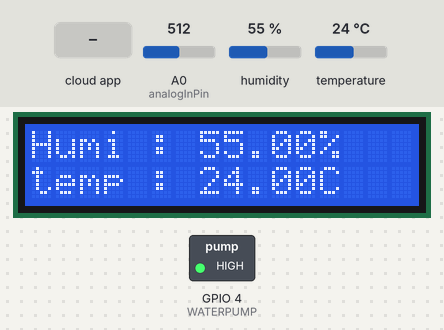
Recording of a sketch running on a simulated ESP8266 (NodeMCU). Parts: 16×2 character LCD, switched loads named in the sketch (green lamp = pin HIGH). The inputs (shaded band) are chosen by the test bench; at power-on: humidity 55 %, temperature 24 °C, A0 (analogInPin) = 512. WiFi joins after 1.5 s; servers stay silent unless stated; the Firebase database answers and starts empty; what the sketch prints to the serial monitor is not drawn.

Above: at 3.2 s.
3.3 s: the phone or cloud app sets button to 1
At 3.8 s:
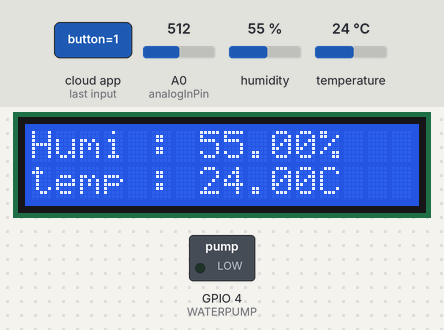
6.9 s: humidity set to 22 %
At 9.7 s:
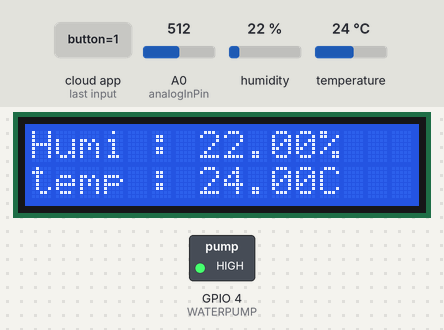
10.5 s: temperature set to 12 °C
At 14.6 s:
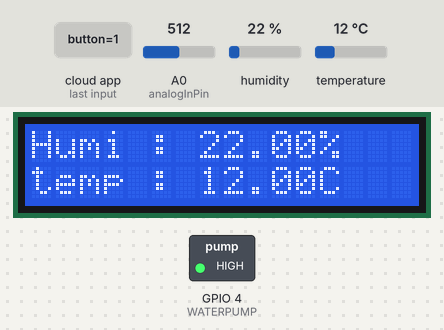
15.0 s: humidity set to 40 %
At 18.2 s:
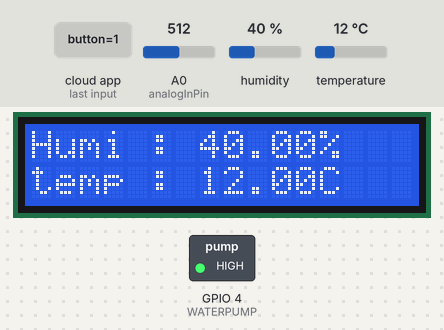
19.4 s: temperature set to 19 °C
At 23.1 s:
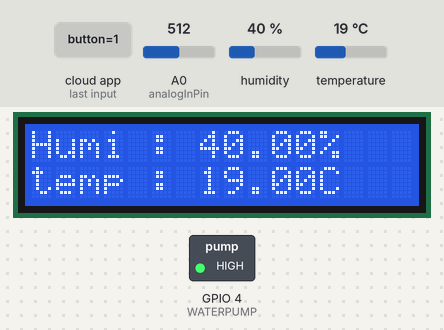
Timing chart, 0 to 24.6 s (numbered marks = the images above; inputs shaded):
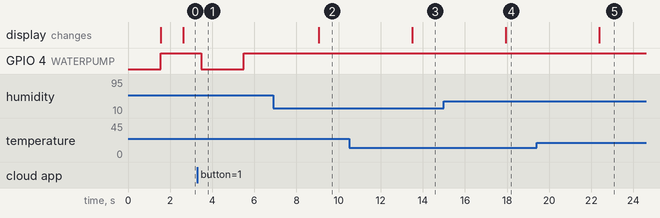

The sketch:

Startup.ino
```cpp
#include <ESP8266WiFi.h>
#include <FirebaseArduino.h>
#include "DHT.h"
#include <Wire.h>
#include <LiquidCrystal_I2C.h>
#define WIFI_SSID "LG U+ Router_01C5AB"
#define WIFI_PASSWORD "05116139"
#define DHTPIN 14
#define DHTTYPE DHT11
#define FIREBASE_HOST "mylittlefarm-mk1.firebaseio.com"
#define FIREBASE_AUTH "5tJHKbSjrYkI1OyP4t03mvK8CyQ7edQgCDDjWEOr"
#define WATERPUMP 4
DHT dht(DHTPIN, DHTTYPE);
LiquidCrystal_I2C lcd(0x3F, 16, 2);
const int analogInPin = A0;
int WaterHeight = 0;
void setup() {
  Serial.begin(115200);
  dht.begin();
  WiFi.begin(WIFI_SSID, WIFI_PASSWORD);
  Serial.print("connecting");
  while (WiFi.status() != WL_CONNECTED) {
    Serial.print(".");
    delay(500);
  }
  pinMode(WATERPUMP, OUTPUT);
  Serial.println();
  Serial.print("connected: ");
  Serial.println(WiFi.localIP());
  Wire.begin(2, 0);
  lcd.init();   // initializing the LCD
  lcd.backlight(); // Enable or Turn On the backlight
  //lcd.print(" My Little Farm "); // Start Printing
  Firebase.begin(FIREBASE_HOST, FIREBASE_AUTH);
  digitalWrite(WATERPUMP, HIGH);
  delay(100);
}
int button = 0;
void loop() {
  delay(100);
  float humidity = dht.readHumidity();
  float temperature = dht.readTemperature();
  WaterHeight = analogRead(analogInPin);

  if (isnan(humidity) || isnan(temperature) ) {
    Serial.println("Failed to read from DHT sensor!");
    return;
  }
  //Firebase.set("Water",WaterHeight);
  Firebase.set("/data/button", button);
  Firebase.set("/data/humidity", (int)humidity);
  Firebase.set("/data/temperature", (int)temperature);
  switch (Firebase.getInt("/data/button")) {
    case 0:
      button = 0;
      Firebase.set("/data/button", 0);
      Serial.println("button is off");
      break;
    case 1:
      digitalWrite(WATERPUMP, LOW);
      delay(2000);
      digitalWrite(WATERPUMP, HIGH);
      button = 0;
      Firebase.set("/data/button", 0);
      break;
  }
  lcd.init();   // initializing the LCD
  // 온도와 습도값 시리얼 모니터에 출력
  Serial.print((int)temperature); Serial.print(" *C, ");
  Serial.print((int)humidity); Serial.println(" %");

  // LCD에 출력할 습도 메세지
  String humi = "Humi : ";
  humi += (String)humidity;
  humi += "%";
  lcd.print(humi);
  lcd.setCursor(0, 0);
  // LCD에 출력할 온도 메세지
  String temp = "temp : ";
  temp += (String)temperature;
  temp += "C";
  lcd.setCursor(0, 1);
  lcd.print(temp);
  for (int i = 0; i < 120; i++) {
    if (Firebase.getInt("button")) {
      digitalWrite(WATERPUMP, LOW);
      delay(2000);
      digitalWrite(WATERPUMP, HIGH);
      button = 0;
      Firebase.set("/data/button", 0);
    }
    delay(10);
    break;
  }
}
```

Measured:
- after the input at 3.3 s, GPIO 4 (WATERPUMP): HIGH → LOW after 0.19 s, → HIGH 2.0 s later
- after the input at 6.9 s, the display: changes after 2.2 s (image 2)
- after the input at 10.5 s, the display: changes after 3.0 s (image 3)
- after the input at 15.0 s, the display: changes after 3.0 s (image 4)
- after the input at 19.4 s, the display: changes after 3.0 s (image 5)
